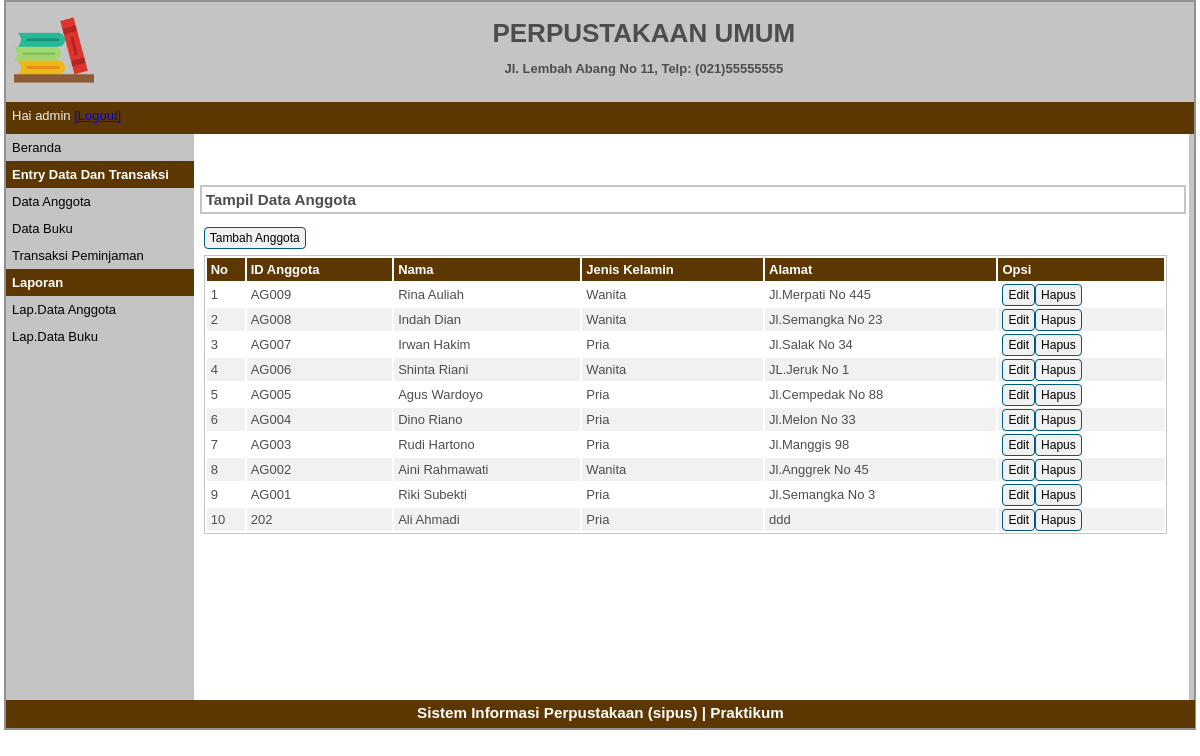
The page /index.php?p=anggota (signed in) on the database its author committed.
### tables this page shows
CREATE TABLE IF NOT EXISTS `tbanggota` (
  `idanggota` varchar(5) NOT NULL,
  `nama` varchar(30) NOT NULL,
  `jeniskelamin` varchar(10) NOT NULL,
  `alamat` varchar(40) NOT NULL,
  `status` varchar(20) NOT NULL,
  PRIMARY KEY (`idanggota`)
);

### pages/anggota.php (the view)
<div id="label-page"><h3>Tampil Data Anggota</h3></div>
<div id="content">
	<p id="tombol-tambah-container"><a href="index.php?p=anggota-input" class="tombol">Tambah Anggota</a></p>
	<table id="tabel-tampil">
		<tr>
			<th id="label-tampil-no">No</td>
			<th>ID Anggota</th>
			<th>Nama</th>
			<th>Jenis Kelamin</th>
			<th>Alamat</th>
			<th id="label-opsi">Opsi</th>
		</tr>
		<?php
		$sql="SELECT * FROM tbanggota ORDER BY idanggota DESC";
		$q_tampil_anggota = mysqli_query($db, $sql);
		$nomor=1;
		while($r_tampil_anggota=mysqli_fetch_array($q_tampil_anggota)){
		?>
		<tr>
			<td><?php echo $nomor++; ?></td>
			<td><?php echo $r_tampil_anggota['idanggota']; ?></td>
			<td><?php echo $r_tampil_anggota['nama']; ?></td>
			<td><?php echo $r_tampil_anggota['jeniskelamin']; ?></td>
			<td><?php echo $r_tampil_anggota['alamat']; ?></td>
			<td>
				<div class="tombol-opsi-container"><a href="index.php?p=anggota-edit&id=<?php echo $r_tampil_anggota['idanggota'];?>" class="tombol">Edit</a></div>
				<div class="tombol-opsi-container"><a href="proses/anggota-hapus.php?id=<?php echo $r_tampil_anggota['idanggota']; ?>" class="tombol">Hapus</a></div>
			</td>
		</tr>
		<?php } ?>
	</table>
</div>

### index.php (shortened to what this page needs)
<!doctype html>
<html>
<head>
	<link rel="stylesheet" type="text/css" href="style.css">
</head>
<body >
	<div id="container">
		<div id="header">
			<div id="logo-perpustakaan-container">
				<image id="logo-perpustakaan" src="images/logo-perpustakaan3.png" border=0 style="border:0; text-decoration:none; outline:none">
			</div>
			<div id="nama-alamat-perpustakaan-container">
				<div class="nama-alamat-perpustakaan">
					<h1> PERPUSTAKAAN UMUM </h1>
				</div>
				<div class="nama-alamat-perpustakaan">
					<h4>Jl. Lembah Abang No 11, Telp: (021)55555555</h4>
				</div>
			</div>
		</div>
		<div id="header2">
			<div id="nama-user">Hai <?php echo $_SESSION['nama'];?> <a href='logout.php' onclick='return yakinlogout()'>[Logout]</a></div>
		</div>
		<div id="sidebar">
			<a href="index.php?p=beranda">Beranda</a>
			<p class="label-navigasi">Entry Data Dan Transaksi</p>
			<ul>
				<li><a href="index.php?p=anggota">Data Anggota</a></li>
				<li><a href="index.php?p=buku">Data Buku</a></li>
				<li><a href="index.php?p=transaksi-peminjaman">Transaksi Peminjaman</a></li>
			</ul>
			<p class="label-navigasi">Laporan</p>
			<ul>
				<li><a href="index.php?p=lap-anggota" target="_blank">Lap.Data Anggota</a></li>
				<li><a href="index.php?p=lap-buku" target="_blank">Lap.Data Buku</a></li>
			</ul>
		</div>
		<div id="content-container">
			    <div class="container">
		<div class="row"><br/><br/><br/>
		</div>
    </div>
		<?php
			$pages_dir='pages';
			if(!empty($_GET['p'])){
				$pages=scandir($pages_dir,0);
				unset($pages[0],$pages[1]);
				$p=$_GET['p'];
				if(in_array($p.'.php',$pages)){
					include($pages_dir.'/'.$p.'.php');
				}else{
					echo'Halaman Tidak Ditemukan';
				}
			}else{
				include($pages_dir.'/beranda.php');
			}
		?>
		</div>
		<div id="footer"><h3>Sistem Informasi Perpustakaan (sipus) | Praktikum </h3></div>
	</div>
</body>
</html>

### style.css (style rules this page uses)
* { margin:0px; padding:0px }
body { font-family:sans-serif; font-size:13px; color:#4D4D4D; }
#container { width:99%; margin:0px auto; border:2px solid #919191; background-color:#C4C4C4; }
#header { width:100%; height:100px; background-color:#C4C4C4; }
#logo-perpustakaan-container { float:left; width:6%; height:80%; padding:8px; }
#logo-perpustakaan { width:80px; height:80px; border:2px solid #FFFFFF; }
#nama-alamat-perpustakaan-container { float:left; width:90%; padding:10px; }
.nama-alamat-perpustakaan { float:left; width:100%; padding:6px; text-align:center; }
#header2 { width:100%; height:32px; background-color:#5C3701; color:#FFFFFF; }
#nama-user { float:left; color:#EEEEEE; padding:6px; }
#sidebar { float:left; width:15.8%; color: blue; }
#sidebar ul { list-style:none; }
#sidebar a:link, #sidebar a:visited { color:black; text-decoration:none; display:block; padding:6px; }
.label-navigasi { background-color:#5C3701; padding:6px; color:white; font-weight:bold; }
#content-container { float:left; width:83.8%; background-color:#FFFFFF; }
#footer { width:99.4%; height:20px; clear:both; text-align:center; padding:4px; background-color:#5C3701; color:#FFFFFF; }
#label-page { margin-top:6px; margin-bottom:6px; margin-left:6px; border:2px solid #C4C4C4; padding:4px; width:97.9%; }
#content { float:left; width:96.8%; min-height:454px; background-image : border:2px solid #C4C4C4; padding:10px; margin-bottom:6px; }
.tombol { border-radius:4px; font-size:12px; text-decoration:none; background-color:#F1F1F1; padding-top:3px; padding-bottom:3px; padding-left:5px; padding-right:5px; border:1px solid #01597E; color:black; }
#tombol-tambah-container { margin-bottom:10px; }
#tabel-tampil { border:1px solid #C4C4C4; width:100%; }
#tabel-tampil tr:nth-child(odd) { background-color:#F1F1F1; }
#tabel-tampil tr th { background-color:#5C3701; color:#FFFFFF; padding:4px; text-align:left; }
#tabel-tampil td { padding:4px; }
#label-tampil-no { width:30px; }
#label-opsi { width:158px; font-weight:bold; }
.tombol-opsi-container { float:left; }

### rows shown on the page
tbanggota: idanggota "AG009", nama "Rina Auliah", jeniskelamin "Wanita", alamat "Jl.Merpati No 445"
tbanggota: idanggota "AG008", nama "Indah Dian", jeniskelamin "Wanita", alamat "Jl.Semangka No 23"
tbanggota: idanggota "AG007", nama "Irwan Hakim", jeniskelamin "Pria", alamat "Jl.Salak No 34"
tbanggota: idanggota "AG006", nama "Shinta Riani", jeniskelamin "Wanita", alamat "JL.Jeruk No 1"
tbanggota: idanggota "AG005", nama "Agus Wardoyo", jeniskelamin "Pria", alamat "Jl.Cempedak No 88"
tbanggota: idanggota "AG004", nama "Dino Riano", jeniskelamin "Pria", alamat "Jl.Melon No 33"
tbanggota: idanggota "AG003", nama "Rudi Hartono", jeniskelamin "Pria", alamat "Jl.Manggis 98"
tbanggota: idanggota "AG002", nama "Aini Rahmawati", jeniskelamin "Wanita", alamat "Jl.Anggrek No 45"
tbanggota: idanggota "AG001", nama "Riki Subekti", jeniskelamin "Pria", alamat "Jl.Semangka No 3"
tbanggota: idanggota "202", nama "Ali Ahmadi", jeniskelamin "Pria", alamat "ddd"

### other values the page prints
$_SESSION['nama'] "admin"
